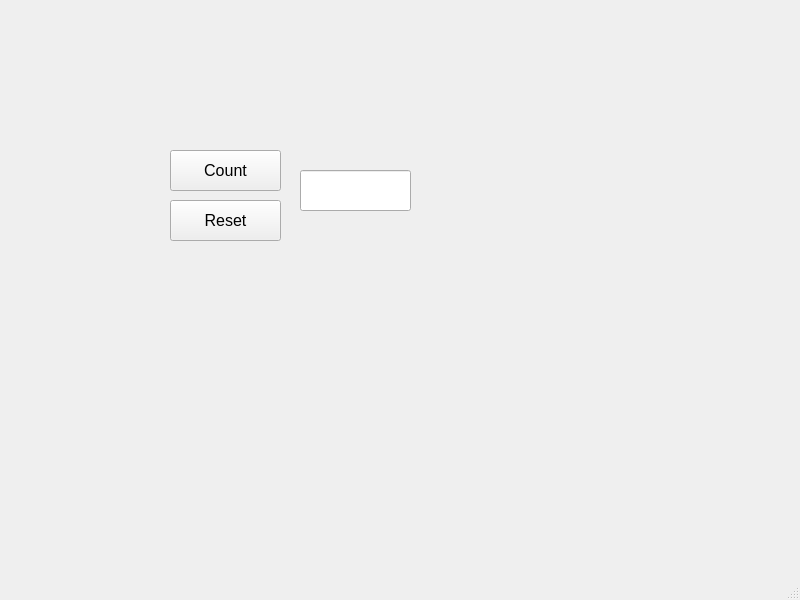
<?xml version="1.0" encoding="UTF-8"?>
<ui version="4.0">
 <class>MainWindow</class>
 <widget class="QMainWindow" name="MainWindow">
  <property name="geometry">
   <rect>
    <x>0</x>
    <y>0</y>
    <width>800</width>
    <height>600</height>
   </rect>
  </property>
  <property name="windowTitle">
   <string>MainWindow</string>
  </property>
  <widget class="QWidget" name="centralwidget">
   <widget class="QPushButton" name="countButton">
    <property name="geometry">
     <rect>
      <x>170</x>
      <y>150</y>
      <width>111</width>
      <height>41</height>
     </rect>
    </property>
    <property name="font">
     <font>
      <pointsize>12</pointsize>
     </font>
    </property>
    <property name="text">
     <string>Count</string>
    </property>
   </widget>
   <widget class="QLineEdit" name="numberBox">
    <property name="geometry">
     <rect>
      <x>300</x>
      <y>170</y>
      <width>111</width>
      <height>41</height>
     </rect>
    </property>
   </widget>
   <widget class="QPushButton" name="resetButton">
    <property name="geometry">
     <rect>
      <x>170</x>
      <y>200</y>
      <width>111</width>
      <height>41</height>
     </rect>
    </property>
    <property name="font">
     <font>
      <pointsize>12</pointsize>
     </font>
    </property>
    <property name="text">
     <string>Reset</string>
    </property>
   </widget>
  </widget>
  <widget class="QMenuBar" name="menubar">
   <property name="geometry">
    <rect>
     <x>0</x>
     <y>0</y>
     <width>800</width>
     <height>21</height>
    </rect>
   </property>
  </widget>
  <widget class="QStatusBar" name="statusbar"/>
 </widget>
 <resources/>
 <connections/>
</ui>
